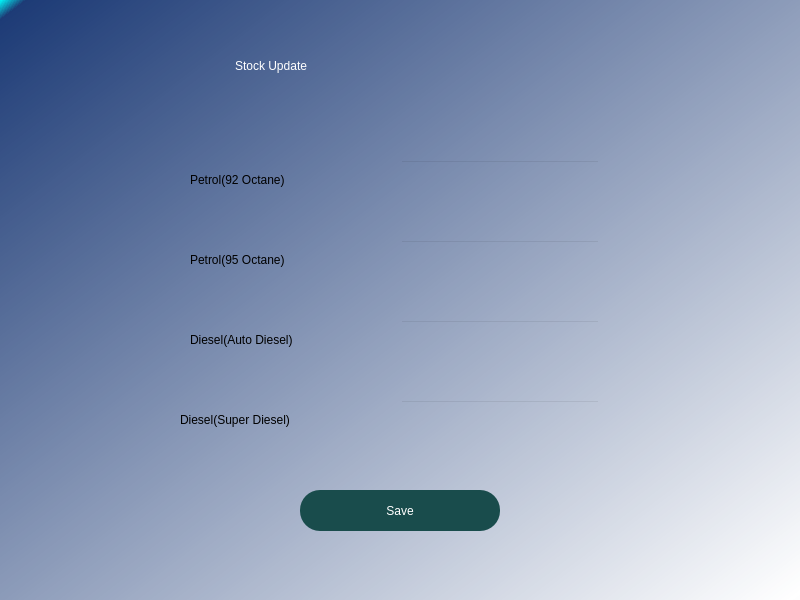
<?xml version="1.0" encoding="UTF-8"?>
<ui version="4.0">
 <class>Dialog</class>
 <widget class="QDialog" name="Dialog">
  <property name="geometry">
   <rect>
    <x>0</x>
    <y>0</y>
    <width>800</width>
    <height>600</height>
   </rect>
  </property>
  <property name="windowTitle">
   <string>Dialog</string>
  </property>
  <property name="styleSheet">
   <string notr="true"/>
  </property>
  <widget class="QWidget" name="widget" native="true">
   <property name="geometry">
    <rect>
     <x>0</x>
     <y>0</y>
     <width>800</width>
     <height>600</height>
    </rect>
   </property>
   <property name="styleSheet">
    <string notr="true">QWidget#widget{
background-color:qlineargradient(spread:reflect, x1:0, y1:0, x2:1, y2:0.983, stop:0 rgba(0, 255, 255, 255), stop:0.0170455 rgba(29, 59, 118, 255), stop:1 rgba(255, 255, 255, 255));}
</string>
   </property>
   <widget class="QLabel" name="label_2">
    <property name="geometry">
     <rect>
      <x>235</x>
      <y>30</y>
      <width>330</width>
      <height>71</height>
     </rect>
    </property>
    <property name="styleSheet">
     <string notr="true">font: 48pt &quot;Poor Richard&quot;;

color: rgb(255, 255, 255);</string>
    </property>
    <property name="text">
     <string>Stock Update </string>
    </property>
   </widget>
   <widget class="QPushButton" name="save1_Button">
    <property name="geometry">
     <rect>
      <x>300</x>
      <y>490</y>
      <width>200</width>
      <height>41</height>
     </rect>
    </property>
    <property name="styleSheet">
     <string notr="true">border-radius:20px;
font: 75 14pt &quot;MS Shell Dlg 2&quot;;
color: rgb(255, 255, 255);
background-color: rgb(25, 76, 76);</string>
    </property>
    <property name="text">
     <string>Save</string>
    </property>
   </widget>
   <widget class="QLabel" name="label_6">
    <property name="geometry">
     <rect>
      <x>190</x>
      <y>160</y>
      <width>200</width>
      <height>40</height>
     </rect>
    </property>
    <property name="styleSheet">
     <string notr="true">color: rgb(0, 0, 0);

font: 18pt &quot;Poor Richard&quot;;</string>
    </property>
    <property name="text">
     <string>Petrol(92 Octane)</string>
    </property>
   </widget>
   <widget class="QLabel" name="label_7">
    <property name="geometry">
     <rect>
      <x>190</x>
      <y>240</y>
      <width>181</width>
      <height>40</height>
     </rect>
    </property>
    <property name="styleSheet">
     <string notr="true">color: rgb(0, 0, 0);

font: 18pt &quot;Poor Richard&quot;;
</string>
    </property>
    <property name="text">
     <string>Petrol(95 Octane)</string>
    </property>
    <property name="scaledContents">
     <bool>false</bool>
    </property>
    <property name="wordWrap">
     <bool>false</bool>
    </property>
   </widget>
   <widget class="QLabel" name="label_9">
    <property name="geometry">
     <rect>
      <x>190</x>
      <y>320</y>
      <width>181</width>
      <height>40</height>
     </rect>
    </property>
    <property name="styleSheet">
     <string notr="true">color: rgb(0, 0, 0);

font: 18pt &quot;Poor Richard&quot;;</string>
    </property>
    <property name="text">
     <string>Diesel(Auto Diesel)</string>
    </property>
   </widget>
   <widget class="QLabel" name="label_10">
    <property name="geometry">
     <rect>
      <x>180</x>
      <y>400</y>
      <width>191</width>
      <height>40</height>
     </rect>
    </property>
    <property name="styleSheet">
     <string notr="true">color: rgb(0, 0, 0);

font: 18pt &quot;Poor Richard&quot;;</string>
    </property>
    <property name="text">
     <string>Diesel(Super Diesel)</string>
    </property>
   </widget>
   <widget class="QLineEdit" name="lineEdit">
    <property name="geometry">
     <rect>
      <x>400</x>
      <y>400</y>
      <width>200</width>
      <height>40</height>
     </rect>
    </property>
    <property name="styleSheet">
     <string notr="true">background-color: rgba(0, 0, 0,0);
font: 14pt &quot;MS Shell Dlg 2&quot;;</string>
    </property>
   </widget>
   <widget class="QLineEdit" name="lineEdit_2">
    <property name="geometry">
     <rect>
      <x>400</x>
      <y>160</y>
      <width>200</width>
      <height>40</height>
     </rect>
    </property>
    <property name="styleSheet">
     <string notr="true">background-color: rgba(0, 0, 0,0);
font: 14pt &quot;MS Shell Dlg 2&quot;;</string>
    </property>
   </widget>
   <widget class="QLineEdit" name="lineEdit_3">
    <property name="geometry">
     <rect>
      <x>400</x>
      <y>320</y>
      <width>200</width>
      <height>40</height>
     </rect>
    </property>
    <property name="styleSheet">
     <string notr="true">background-color: rgba(0, 0, 0,0);
font: 14pt &quot;MS Shell Dlg 2&quot;;</string>
    </property>
   </widget>
   <widget class="QLineEdit" name="lineEdit_4">
    <property name="geometry">
     <rect>
      <x>400</x>
      <y>240</y>
      <width>200</width>
      <height>40</height>
     </rect>
    </property>
    <property name="styleSheet">
     <string notr="true">background-color: rgba(0, 0, 0,0);
font: 14pt &quot;MS Shell Dlg 2&quot;;</string>
    </property>
   </widget>
  </widget>
 </widget>
 <resources/>
 <connections/>
</ui>
